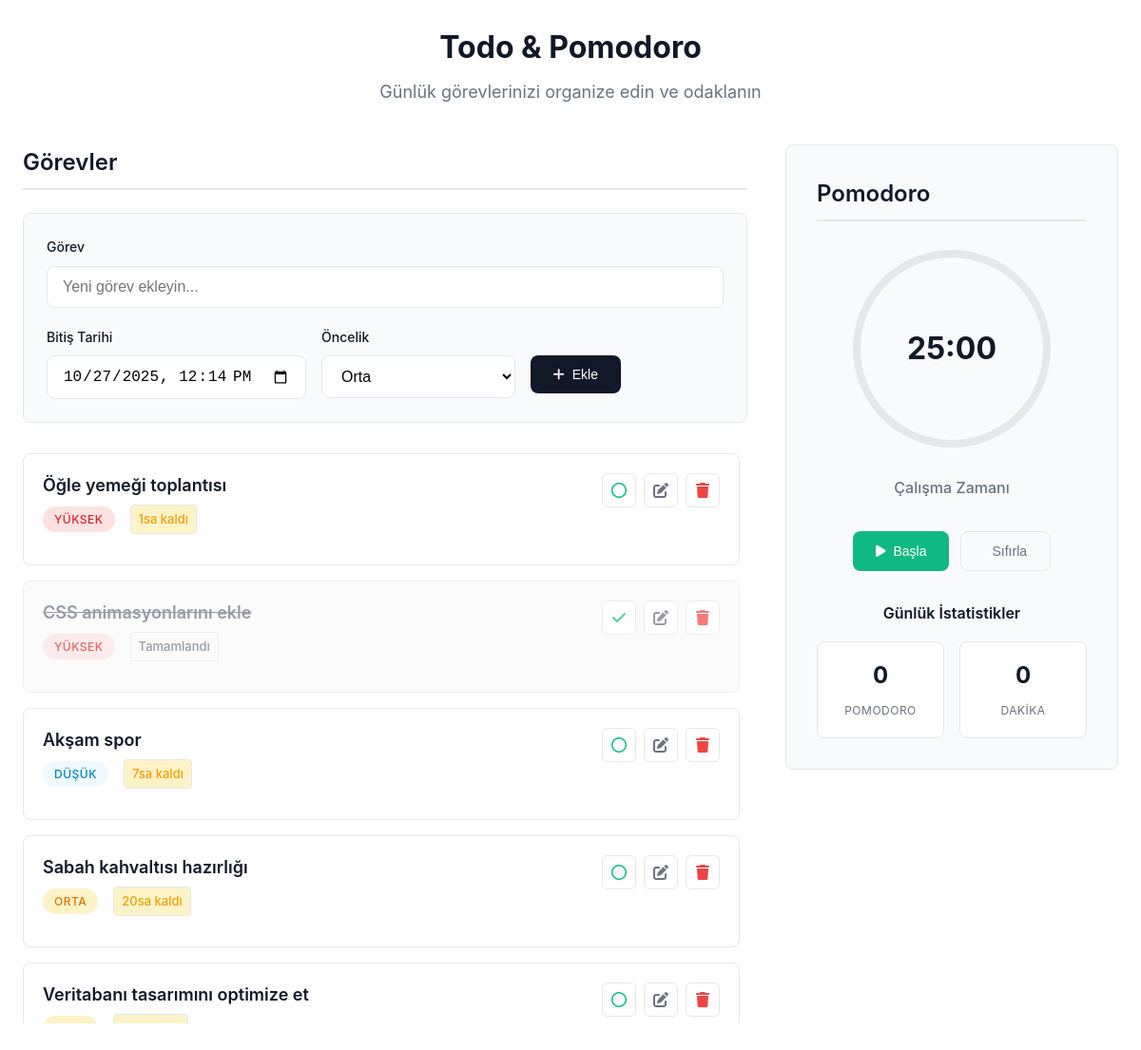
The page / on the database its author committed.
### tables this page shows
CREATE TABLE IF NOT EXISTS todos (
    id INT AUTO_INCREMENT PRIMARY KEY,
    task VARCHAR(500) NOT NULL,
    completed BOOLEAN DEFAULT FALSE,
    due_date DATETIME NULL,
    priority ENUM('low', 'medium', 'high') DEFAULT 'medium',
    created_at TIMESTAMP DEFAULT CURRENT_TIMESTAMP,
    updated_at TIMESTAMP DEFAULT CURRENT_TIMESTAMP ON UPDATE CURRENT_TIMESTAMP
);

### index.php (the view, shortened to what this page needs)
<?php
require_once 'db.php';
$query = "SELECT * FROM todos";
$params = [];
$query .= " ORDER BY
    CASE WHEN due_date IS NULL THEN 1 ELSE 0 END,
    due_date ASC,
    CASE priority WHEN 'high' THEN 1 WHEN 'medium' THEN 2 WHEN 'low' THEN 3 END,
    created_at DESC";
$stmt = $db->prepare($query);
$stmt->execute($params);
$todos = $stmt->fetchAll();
?>
<!DOCTYPE html>
<html lang="tr">
<head>
    <link rel="stylesheet" href="app.css">
    <link href="https://cdnjs.cloudflare.com/ajax/libs/font-awesome/6.0.0/css/all.min.css" rel="stylesheet">
</head>
<body>
    <div class="container">
        <header class="header">
            <h1>Todo & Pomodoro</h1>
            <p>Günlük görevlerinizi organize edin ve odaklanın</p>
        </header>
        <main class="main-content">
            <section class="todo-section">
                <h2 class="section-title">Görevler</h2>
                <form action="add.php" method="POST" class="add-todo-form">
                    <div class="form-row">
                        <div class="form-group">
                            <label for="task">Görev</label>
                            <input type="text" id="task" name="task" class="form-control" placeholder="Yeni görev ekleyin..." required>
                        </div>
                    </div>
                    <div class="form-row">
                        <div class="form-group">
                            <label for="due_date">Bitiş Tarihi</label>
                            <input type="datetime-local" id="due_date" name="due_date" class="form-control">
                        </div>
                        <div class="form-group">
                            <label for="priority">Öncelik</label>
                            <select id="priority" name="priority" class="form-control">
                                <option value="medium" selected>Orta</option>
                            </select>
                        </div>
                        <div class="form-group">
                            <label>&nbsp;</label>
                            <button type="submit" class="btn btn-primary">
                                <i class="fas fa-plus"></i> Ekle
                            </button>
                        </div>
                    </div>
                </form>
                <div class="todos-container">
                    <?php if (empty($todos)): ?>
                        <div class="empty-state">
                            <i class="fas fa-clipboard-list"></i>
                            <h3>Henüz görev yok</h3>
                            <p>İlk görevinizi ekleyerek başlayın</p>
                        </div>
                    <?php else: ?>
                        <?php foreach ($todos as $todo): ?>
                            <div class="todo-item <?php echo $todo['completed'] ? 'completed' : ''; ?>">
                                <div class="todo-header">
                                    <div class="todo-content">
                                        <h3 class="todo-title"><?php echo htmlspecialchars($todo['task']); ?></h3>
                                        <div class="todo-meta">
                                            <span class="priority-badge priority-<?php echo $todo['priority']; ?>">
                                                <?php
                                                $priority_text = ['low' => 'Düşük', 'medium' => 'Orta', 'high' => 'Yüksek'];
                                                echo $priority_text[$todo['priority']];
                                                ?>
                                            </span>
                                            <?php if ($todo['due_date']): ?>
                                                <span class="countdown" data-due-datetime="<?php echo $todo['due_date']; ?>" data-completed="<?php echo $todo['completed']; ?>">
                                                </span>
                                            <?php endif; ?>
                                        </div>
                                    </div>
                                    <div class="todo-actions">
                                        <button class="action-btn complete-btn" onclick="toggleComplete(<?php echo $todo['id']; ?>)">
                                            <i class="<?php echo $todo['completed'] ? 'fas fa-check' : 'far fa-circle'; ?>"></i>
                                        </button>
                                        <button class="action-btn edit-btn" onclick="editTodo(<?php echo $todo['id']; ?>, '<?php echo addslashes($todo['task']); ?>', '<?php echo $todo['due_date']; ?>', '<?php echo $todo['priority']; ?>')">
                                            <i class="fas fa-edit"></i>
                                        </button>
                                        <button class="action-btn delete-btn" onclick="deleteTodo(<?php echo $todo['id']; ?>)">
                                            <i class="fas fa-trash"></i>
                                        </button>
                                    </div>
                                </div>
                            </div>
                        <?php endforeach; ?>
                    <?php endif; ?>
                </div>
            </section>
            <section class="pomodoro-section">
                <h2 class="section-title">Pomodoro</h2>
                <div class="timer-container">
                    <div class="timer-circle">
                        <svg class="timer-svg" width="220" height="220" viewBox="0 0 220 220">
                            <circle cx="110" cy="110" r="100" class="timer-bg"></circle>
                            <circle cx="110" cy="110" r="100" class="timer-progress" id="timerProgress"></circle>
                        </svg>
                        <div class="timer-text" id="timeDisplay">25:00</div>
                    </div>
                    <div class="timer-label" id="timerLabel">Çalışma Zamanı</div>
                </div>
                <div class="timer-controls">
                    <button class="btn btn-success" id="startBtn" onclick="startTimer()">
                        <i class="fas fa-play"></i> Başla
                    </button>
                    <button class="btn btn-secondary" onclick="resetTimer()">
                        <i class="fas fa-reset"></i> Sıfırla
                    </button>
                </div>
                <div class="pomodoro-stats">
                    <div class="stats-title">Günlük İstatistikler</div>
                    <div class="stats-grid">
                        <div class="stat-item">
                            <span class="stat-value" id="completedPomodoros">0</span>
                            <span class="stat-label">Pomodoro</span>
                        </div>
                        <div class="stat-item">
                            <span class="stat-value" id="totalFocusTime">0</span>
                            <span class="stat-label">Dakika</span>
                        </div>
                    </div>
                </div>
            </section>
        </main>
    </div>
</body>
</html>

### rows shown on the page
todos: task "Öğle yemeği toplantısı", priority "YÜKSEK", completed 0 (drawn)
todos: task "CSS animasyonlarını ekle", priority "YÜKSEK", completed 1 (drawn)
todos: task "Akşam spor", priority "DÜŞÜK", completed 0 (drawn)
todos: task "Sabah kahvaltısı hazırlığı", priority "ORTA", completed 0 (drawn)
todos: task "Veritabanı tasarımını optimize et", completed 0 (drawn)
